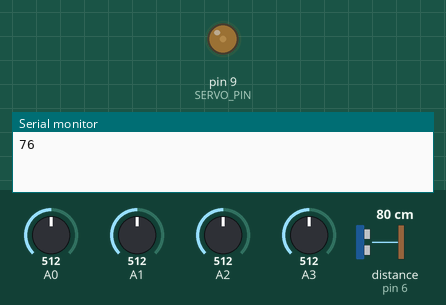
Simulated run of this sketch. Board: Arduino Uno, built with avr-gcc and run on an emulated ATmega328P. Shown: output pins drawn as LEDs (lit = HIGH), the last lines printed to the serial monitor. Wiring (inferred from the names in the program): ultrasonic range finder: trigger pin 7; echo pin 6. The test bench sets the inputs (shaded band); at power-on: distance to the obstacle (sensor on pin 6) 80 cm, A3 = 512, A0 = 512, A1 = 512, A2 = 512. The echo pulse lasts 58.3 µs per cm; pins used as bus, display or sensor lines are not drawn.

Above: at 0.8 s.
0.9 s: distance to the obstacle (sensor on pin 6) set to 2 cm
3.9 s: A3 set to 992
At 6.4 s:
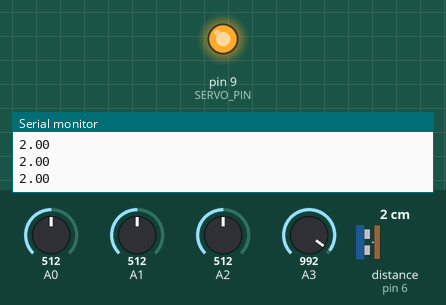
6.9 s: distance to the obstacle (sensor on pin 6) set to 18 cm
At 7.4 s:
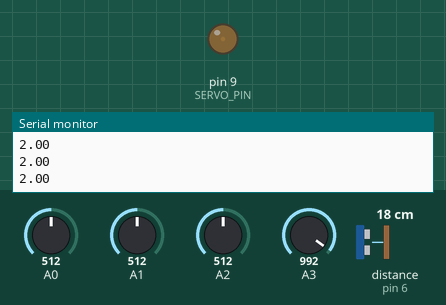
8.4 s: A0 set to 306
11.4 s: A1 set to 716
14.4 s: A1 set to 306
At 14.66 s:
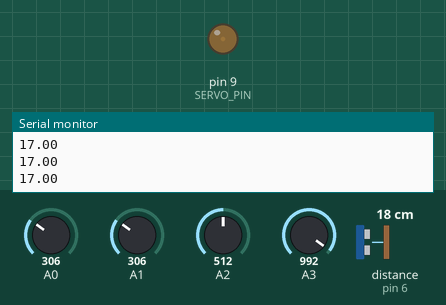
Timing chart, 0 to 17.4 s (numbered marks = the images above; inputs shaded):
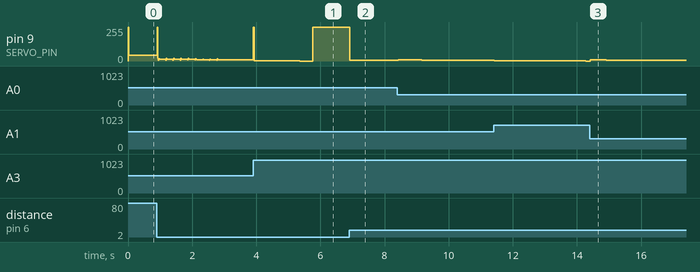

The sketch:

addpotentiometer.ino
```cpp
#include <avr/io.h>
#include <util/delay.h>
#include <stdio.h>

#define SERVO_PIN PB1  // Assuming the servo is connected to pin PB1 (OC1A)
#define TRIGGER_PIN PD7
#define ECHO_PIN PD6

#define F_CPU 16000000UL // Define CPU frequency as 16 MHz
#define BAUD 9600
#define MYUBRR F_CPU/16/BAUD-1
//Serial.begin(9600)
// PID Controller Structure
typedef struct {
    double Kp;  // Proportional gain
    double Ki;  // Integral gain
    double Kd;  // Derivative gain
    double previous_error;  // Previous error for derivative term
    double integral;  // Integral of errors for integral term
} PIDController;

// Function to initialize the PID controller
void initializePID(PIDController* pid, double Kp, double Ki, double Kd) {
    pid->Kp = Kp;
    pid->Ki = Ki;
    pid->Kd = Kd;
    pid->previous_error = 0.0;
    pid->integral = 0.0;
}

//-------namal
void updatePID(PIDController* pid, double Kp, double Ki, double Kd) {
    pid->Kp = Kp;
    pid->Ki = Ki;
    pid->Kd = Kd;

}
//----------

// Function to compute the output of the PID controller
double computePID(PIDController* pid, double setpoint, double measured_value, double dt) {
    double error = setpoint - measured_value;
    double Pout = pid->Kp * error;
    pid->integral += error * dt;
    double Iout = pid->Ki * pid->integral;
    double derivative = (error - pid->previous_error) / dt;
    double Dout = pid->Kd * derivative;
    pid->previous_error = error;
    double output = Pout + Iout + Dout;
    return output;
}

// Function to initialize the servo motor
void servo_init() {
    DDRB |= (1 << SERVO_PIN);  // Set SERVO_PIN as output
    TCCR1A |= (1 << WGM11) | (1 << COM1A1); // Fast PWM, non-inverting mode
    TCCR1B |= (1 << WGM12) | (1 << WGM13) | (1 << CS11); // Fast PWM, prescaler 8
    ICR1 = 19999;  // Set TOP to 20ms (50Hz PWM frequency)
}

// Function to set the servo position
//void servo_set_position(uint16_t pos) //AKKU REMOVED
void servo_set_position(long pos)
{
   // OCR1A = (pos * 15) + 1000; // Map position (0 to 180) to duty cycle (1ms to 2ms)
   OCR1A = (pos * 5.5) + 1500;

    // Serial.print("Position: ");
    // Serial.println(pos);

}

// USART Initialization
void USART_Init(unsigned int ubrr) {
    UBRR0H = (unsigned char)(ubrr >> 8);
    UBRR0L = (unsigned char)ubrr;
    UCSR0B = (1 << TXEN0);
    UCSR0C = (1 << UCSZ01) | (1 << UCSZ00);
}

// Send data via USART
void USART_Transmit(unsigned char data) {
    while (!(UCSR0A & (1 << UDRE0)));
    UDR0 = data;
}

// Send string via USART
void USART_SendString(const char *str) {
    while (*str) {
        USART_Transmit(*str++);
    }
}

// Send trigger pulse for ultrasonic sensor
void send_trigger_pulse() {
    PORTD |= (1 << TRIGGER_PIN); // Set TRIGGER_PIN high
    _delay_us(10); // Wait for 10 microseconds
    PORTD &= ~(1 << TRIGGER_PIN); // Set TRIGGER_PIN low
}

// Measure pulse width for ultrasonic sensor
long pulseInn(uint8_t pin, uint8_t state) {
    int width = 0;
    uint8_t bit = (1 << pin);
    while (!(PIND & bit)) {}
    while (PIND & bit) {
        _delay_us(10);
        width += 10;
    }
    return width;
}

// Convert microseconds to centimeters
long microsecondsToCentimeters(long microseconds) {
    return microseconds / 29 / 2;
}

//----------
// Function to initialize the ADC
void ADC_init() {
    // Select Vref=AVcc
    ADMUX = (1 << REFS0);

    // Enable ADC and set prescaler to 128
    ADCSRA = (1 << ADEN) | (1 << ADPS2) | (1 << ADPS1) | (1 << ADPS0);
}

// Function to read the ADC value from a specific channel
uint16_t ADC_read(uint8_t channel) {
    // Select the ADC channel (0-7)
    ADMUX = (ADMUX & 0xF8) | (channel & 0x07);

    // Start a single conversion
    ADCSRA |= (1 << ADSC);

    // Wait for conversion to complete
    while (ADCSRA & (1 << ADSC));

    // Return the ADC value
    return ADC;
}


int main(void) {

 //char buffer[32];
 char buffer[40];

    // PID parameters
    PIDController pid;

   initializePID(&pid, 3, 0.05, 0.08);
    int count = 0;
    // Desired ball position (setpoint)
    double setpoint = 20.0; // Adjust as needed

    // Initialize servo and ultrasonic sensor
    servo_init();
    DDRD |= (1 << TRIGGER_PIN);  // Set TRIGGER_PIN as output
    DDRD &= ~(1 << ECHO_PIN);    // Set ECHO_PIN as input
    USART_Init(MYUBRR);

    //uint16_t adc_value;
     ADC_init();


    long duration;
    double measured_value;
    long servo_position;

    while (1) {
  //------------------


         double kpf = ADC_read(0);
         double kp = (kpf/1023)*12;
         double kif = ADC_read(1);
         double ki = (kif/1023)*1;
         double kdf = ADC_read(2);
         double kd = (kdf/1023)*2;
         double setpointf = ADC_read(3);
         setpoint = (setpointf/1023)*42;
         updatePID(&pid, kp, ki, kd);

        //---------------------------

        // Measure ball position
        send_trigger_pulse();
        duration = pulseInn(ECHO_PIN, 1);
        measured_value = microsecondsToCentimeters(duration);

        // Calculate servo position using PID
        double dt = 0.01;  // Time step (e.g., 10ms)
        double pid_output = computePID(&pid, setpoint, measured_value, dt);

       servo_position = (long)pid_output;

        // Constrain servo position within valid range
       // if (servo_position > 180) servo_position = 180;
       // if (servo_position < 0) servo_position = 0;

        // Move servo
        servo_set_position(-servo_position);
      //  USART_SendString(buffer);
       // Serial.begin(9600);
        //Serial.println(measured_value);

        //_delay_ms(10);  // Small delay to prevent overloading the system
        _delay_ms(10);
        count++;
        if (count==20)
        {
          Serial.println(measured_value);
          count = 0;
        }

    }
}
```

Measured:
- after the input at 6.9 s, pin 9 (SERVO_PIN): 255/255 → 5/255 at once, → 4/255 0.73 s later
- after the input at 14.4 s, pin 9 (SERVO_PIN): 0/255 → 8/255 at once, → 7/255 0.49 s later
